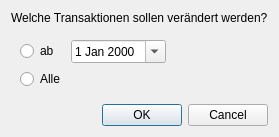
<?xml version="1.0" encoding="UTF-8"?>
<ui version="4.0">
 <class>MergeContinuousTransactionDialog</class>
 <widget class="QDialog" name="MergeContinuousTransactionDialog">
  <property name="geometry">
   <rect>
    <x>0</x>
    <y>0</y>
    <width>248</width>
    <height>135</height>
   </rect>
  </property>
  <property name="windowTitle">
   <string>Beginn</string>
  </property>
  <property name="modal">
   <bool>true</bool>
  </property>
  <layout class="QGridLayout" name="gridLayout_3">
   <item row="1" column="0">
    <widget class="QWidget" name="widget" native="true">
     <layout class="QGridLayout" name="gridLayout_2">
      <item row="0" column="0">
       <layout class="QGridLayout" name="gridLayout">
        <item row="1" column="1">
         <widget class="QDateEdit" name="dateEdit">
          <property name="calendarPopup">
           <bool>true</bool>
          </property>
         </widget>
        </item>
        <item row="1" column="0">
         <widget class="QRadioButton" name="radioButtonFrom">
          <property name="text">
           <string>ab</string>
          </property>
         </widget>
        </item>
        <item row="2" column="0">
         <widget class="QRadioButton" name="radioButtonAll">
          <property name="text">
           <string>Alle</string>
          </property>
         </widget>
        </item>
       </layout>
      </item>
      <item row="1" column="0">
       <spacer name="verticalSpacer">
        <property name="orientation">
         <enum>Qt::Vertical</enum>
        </property>
        <property name="sizeHint" stdset="0">
         <size>
          <width>20</width>
          <height>40</height>
         </size>
        </property>
       </spacer>
      </item>
      <item row="0" column="1">
       <spacer name="horizontalSpacer">
        <property name="orientation">
         <enum>Qt::Horizontal</enum>
        </property>
        <property name="sizeHint" stdset="0">
         <size>
          <width>40</width>
          <height>20</height>
         </size>
        </property>
       </spacer>
      </item>
     </layout>
    </widget>
   </item>
   <item row="2" column="0">
    <widget class="QDialogButtonBox" name="buttonBox">
     <property name="standardButtons">
      <set>QDialogButtonBox::Cancel|QDialogButtonBox::Ok</set>
     </property>
    </widget>
   </item>
   <item row="0" column="0">
    <widget class="QLabel" name="label">
     <property name="text">
      <string>Welche Transaktionen sollen verändert werden?</string>
     </property>
    </widget>
   </item>
  </layout>
 </widget>
 <resources/>
 <connections/>
</ui>
